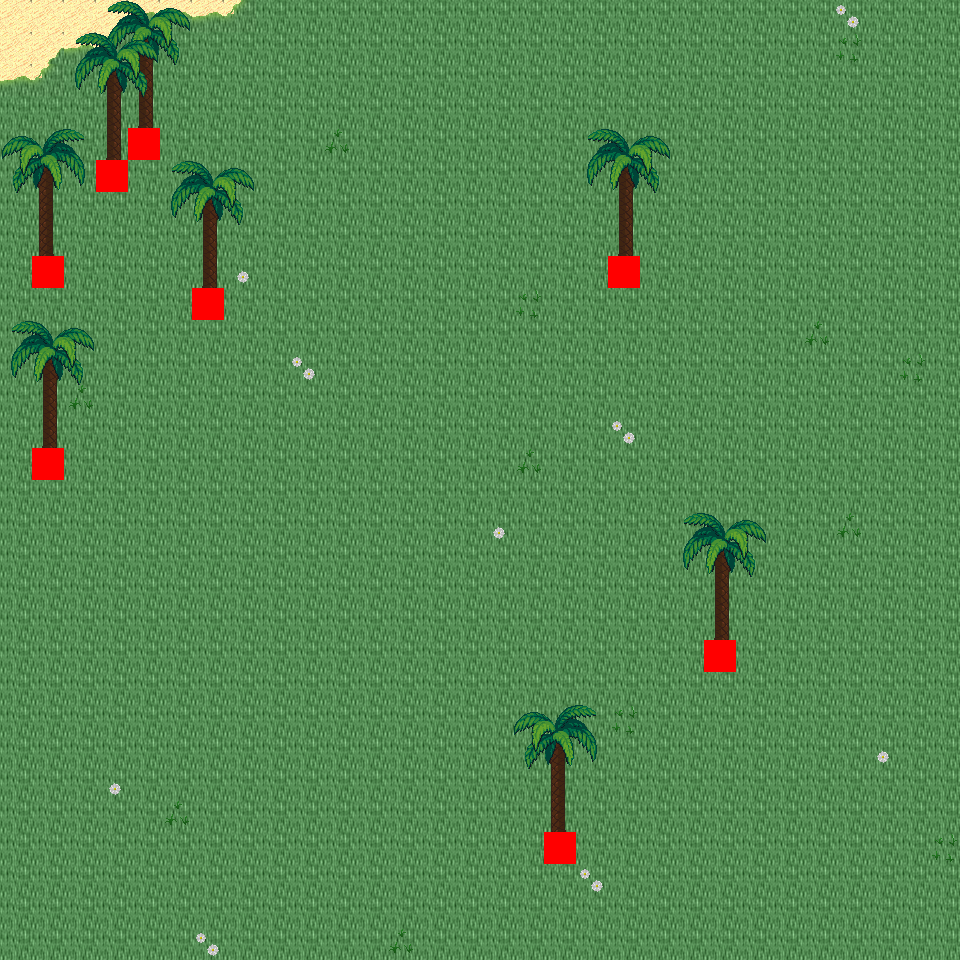

Rendered tile map (Tiled .tmx) drawn with the repository's tilesets; below, a short description and the map source with its tile grids summarised:
An orthogonal 30x30 tile map with 32x32 px tiles, 6 tile layers (Ground, Object, Object2, Above, ...), 57 tilesets and 4 objects (4x mapExit).

<map version="1.0" orientation="orthogonal" renderorder="right-down" width="30" height="30" tilewidth="32" tileheight="32" nextobjectid="5">
  <tileset firstgid="1" name="tileset_logic_collision" tilewidth="32" tileheight="32" tilecount="1" columns="1">
    <image source="../drawable/tileset_logic_collision.png" width="32" height="32" />
  </tileset>
  <tileset firstgid="2" name="tileset_ground_ground" tilewidth="32" tileheight="32" tilecount="33" columns="3">
    <image source="../drawable/tileset_ground_ground.png" width="96" height="352" />
  </tileset>
  <tileset firstgid="35" name="tileset_ground_water_pool" tilewidth="32" tileheight="32" tilecount="72" columns="3">
    <image source="../drawable/tileset_ground_water_pool.png" width="96" height="768" />
  </tileset>
  <tileset firstgid="107" name="tileset_furniture_carpet_plain_colours" tilewidth="32" tileheight="32" tilecount="10" columns="10">
    <image source="../drawable/tileset_furniture_carpet_plain_colours.png" width="320" height="32" />
  </tileset>
  <tileset firstgid="117" name="tileset_ground_brown_paving" tilewidth="32" tileheight="32" tilecount="2" columns="2">
    <image source="../drawable/tileset_ground_brown_paving.png" width="64" height="32" />
  </tileset>
  <tileset firstgid="119" name="tileset_ground_water_water" tilewidth="32" tileheight="32" tilecount="24" columns="3">
    <image source="../drawable/tileset_ground_water_water.png" width="96" height="256" />
  </tileset>
  <tileset firstgid="143" name="tileset_building_fence_fence_chunky" tilewidth="32" tileheight="32" tilecount="21" columns="3">
    <image source="../drawable/tileset_building_fence_fence_chunky.png" width="96" height="224" />
  </tileset>
  <tileset firstgid="164" name="tileset_ground_water_pool_corners" tilewidth="32" tileheight="32" tilecount="72" columns="3">
    <image source="../drawable/tileset_ground_water_pool_corners.png" width="96" height="768" />
  </tileset>
  <tileset firstgid="236" name="tileset_ground_grass_edges" tilewidth="32" tileheight="32" tilecount="36" columns="12">
    <image source="../drawable/tileset_ground_grass_edges.png" width="384" height="96" />
  </tileset>
  <tileset firstgid="272" name="tileset_ground_grass_corners" tilewidth="32" tileheight="32" tilecount="24" columns="6">
    <image source="../drawable/tileset_ground_grass_corners.png" width="192" height="128" />
  </tileset>
  <tileset firstgid="296" name="tileset_plant_grasses" tilewidth="32" tileheight="32" tilecount="6" columns="3">
    <image source="../drawable/tileset_plant_grasses.png" width="96" height="64" />
  </tileset>
  <tileset firstgid="302" name="tileset_plant_flower_daisy_white" tilewidth="32" tileheight="32" tilecount="8" columns="2">
    <image source="../drawable/tileset_plant_flower_daisy_white.png" width="64" height="128" />
  </tileset>
  <tileset firstgid="310" name="tileset_building_door_door_w" tilewidth="32" tileheight="32" tilecount="6" columns="2">
    <image source="../drawable/tileset_building_door_door_w.png" width="64" height="96" />
  </tileset>
  <tileset firstgid="316" name="tileset_building_wall_wood" tilewidth="32" tileheight="32" tilecount="16" columns="4">
    <image source="../drawable/tileset_building_wall_wood.png" width="128" height="128" />
  </tileset>
  <tileset firstgid="332" name="tileset_building_door_door_e" tilewidth="32" tileheight="32" tilecount="6" columns="2">
    <image source="../drawable/tileset_building_door_door_e.png" width="64" height="96" />
  </tileset>
  <tileset firstgid="338" name="tileset_ground_ground_2" tilewidth="32" tileheight="32" tilecount="4" columns="4">
    <image source="../drawable/tileset_ground_ground_2.png" width="128" height="32" />
  </tileset>
  <tileset firstgid="342" name="tileset_building_wall_stone" tilewidth="32" tileheight="32" tilecount="12" columns="3">
    <image source="../drawable/tileset_building_wall_stone.png" width="96" height="128" />
  </tileset>
  <tileset firstgid="354" name="tileset_building_wall_wall_brown" tilewidth="32" tileheight="32" tilecount="12" columns="3">
    <image source="../drawable/tileset_building_wall_wall_brown.png" width="96" height="128" />
  </tileset>
  <tileset firstgid="366" name="tileset_building_door_door_n" tilewidth="32" tileheight="32" tilecount="6" columns="3">
    <image source="../drawable/tileset_building_door_door_n.png" width="96" height="64" />
  </tileset>
  <tileset firstgid="372" name="tileset_building_church" tilewidth="32" tileheight="32" tilecount="56" columns="8">
    <image source="../drawable/tileset_building_church.png" width="256" height="224" />
  </tileset>
  <tileset firstgid="428" name="tileset_building_castle" tilewidth="32" tileheight="32" tilecount="320" columns="20">
    <image source="../drawable/tileset_building_castle.png" width="640" height="512" />
  </tileset>
  <tileset firstgid="748" name="tileset_plant_cactus" tilewidth="32" tileheight="32" tilecount="2" columns="1">
    <image source="../drawable/tileset_plant_cactus.png" width="32" height="64" />
  </tileset>
  <tileset firstgid="750" name="tileset_plant_stump_small_stump" tilewidth="32" tileheight="32" tilecount="4" columns="2">
    <image source="../drawable/tileset_plant_stump_small_stump.png" width="64" height="64" />
  </tileset>
  <tileset firstgid="754" name="tileset_furniture_carpet_rug_border" tilewidth="32" tileheight="32" tilecount="9" columns="3">
    <image source="../drawable/tileset_furniture_carpet_rug_border.png" width="96" height="96" />
  </tileset>
  <tileset firstgid="763" name="tileset_building_window_window_right" tilewidth="32" tileheight="32" tilecount="2" columns="2">
    <image source="../drawable/tileset_building_window_window_right.png" width="64" height="32" />
  </tileset>
  <tileset firstgid="765" name="tileset_item_statue_fairypool" tilewidth="32" tileheight="32" tilecount="16" columns="2">
    <image source="../drawable/tileset_item_statue_fairypool.png" width="64" height="256" />
  </tileset>
  <tileset firstgid="781" name="tileset_furniture_table_long_front_on" tilewidth="32" tileheight="32" tilecount="3" columns="1">
    <image source="../drawable/tileset_furniture_table_long_front_on.png" width="32" height="96" />
  </tileset>
  <tileset firstgid="784" name="tileset_building_decoration_blue_circle" tilewidth="32" tileheight="32" tilecount="4" columns="2">
    <image source="../drawable/tileset_building_decoration_blue_circle.png" width="64" height="64" />
  </tileset>
  <tileset firstgid="788" name="tileset_building_wall_bricked_edges" tilewidth="32" tileheight="32" tilecount="25" columns="5">
    <image source="../drawable/tileset_building_wall_bricked_edges.png" width="160" height="160" />
  </tileset>
  <tileset firstgid="813" name="tileset_item_corpse_skull_pale" tilewidth="32" tileheight="32" tilecount="2" columns="2">
    <image source="../drawable/tileset_item_corpse_skull_pale.png" width="64" height="32" />
  </tileset>
  <tileset firstgid="815" name="tileset_item_corpse_huge_animal" tilewidth="32" tileheight="32" tilecount="16" columns="2">
    <image source="../drawable/tileset_item_corpse_huge_animal.png" width="64" height="256" />
  </tileset>
  <tileset firstgid="831" name="tileset_item_sign_large" tilewidth="32" tileheight="32" tilecount="15" columns="5">
    <image source="../drawable/tileset_item_sign_large.png" width="160" height="96" />
  </tileset>
  <tileset firstgid="846" name="tileset_building_roof_yellow" tilewidth="32" tileheight="32" tilecount="20" columns="5">
    <image source="../drawable/tileset_building_roof_yellow.png" width="160" height="128" />
  </tileset>
  <tileset firstgid="866" name="tileset_building_roof_red" tilewidth="32" tileheight="32" tilecount="20" columns="5">
    <image source="../drawable/tileset_building_roof_red.png" width="160" height="128" />
  </tileset>
  <tileset firstgid="886" name="tileset_building_roof_green" tilewidth="32" tileheight="32" tilecount="20" columns="5">
    <image source="../drawable/tileset_building_roof_green.png" width="160" height="128" />
  </tileset>
  <tileset firstgid="906" name="tileset_building_roof_blue" tilewidth="32" tileheight="32" tilecount="20" columns="5">
    <image source="../drawable/tileset_building_roof_blue.png" width="160" height="128" />
  </tileset>
  <tileset firstgid="926" name="tileset_logic_creature_animal" tilewidth="32" tileheight="32" tilecount="32" columns="8">
    <image source="../drawable/tileset_logic_creature_animal.png" width="256" height="128" />
  </tileset>
  <tileset firstgid="958" name="tileset_logic_creature_golem" tilewidth="32" tileheight="32" tilecount="4" columns="4">
    <image source="../drawable/tileset_logic_creature_golem.png" width="128" height="32" />
  </tileset>
  <tileset firstgid="962" name="tileset_object_boat" tilewidth="32" tileheight="32" tilecount="42" columns="6">
    <image source="../drawable/tileset_object_boat.png" width="192" height="224" />
  </tileset>
  <tileset firstgid="1004" name="tileset_ground_water_pool_deep" tilewidth="32" tileheight="32" tilecount="72" columns="3">
    <image source="../drawable/tileset_ground_water_pool_deep.png" width="96" height="768" />
  </tileset>
  <tileset firstgid="1076" name="tileset_object_suspension_bridge" tilewidth="32" tileheight="32" tilecount="24" columns="3">
    <image source="../drawable/tileset_object_suspension_bridge.png" width="96" height="256" />
  </tileset>
  <tileset firstgid="1100" name="tileset_plant_tree_palm_trees" tilewidth="32" tileheight="32" tilecount="40" columns="4">
    <image source="../drawable/tileset_plant_tree_palm_trees.png" width="128" height="320" />
  </tileset>
  <tileset firstgid="1140" name="tileset_furniture_table_hotdog_stand" tilewidth="32" tileheight="32" tilecount="20" columns="4">
    <image source="../drawable/tileset_furniture_table_hotdog_stand.png" width="128" height="160" />
  </tileset>
  <tileset firstgid="1160" name="tileset_item_banners_banners" tilewidth="32" tileheight="32" tilecount="6" columns="2">
    <image source="../drawable/tileset_item_banners_banners.png" width="64" height="96" />
  </tileset>
  <tileset firstgid="1166" name="tileset_building_door_closed" tilewidth="32" tileheight="32" tilecount="1" columns="1">
    <image source="../drawable/tileset_building_door_closed.png" width="32" height="32" />
  </tileset>
  <tileset firstgid="1167" name="tileset_building_decoration_numbers" tilewidth="32" tileheight="32" tilecount="20" columns="2">
    <image source="../drawable/tileset_building_decoration_numbers.png" width="64" height="320" />
  </tileset>
  <tileset firstgid="1187" name="tileset_building_decoration_numbers_higher" tilewidth="32" tileheight="32" tilecount="2" columns="2">
    <image source="../drawable/tileset_building_decoration_numbers_higher.png" width="64" height="32" />
  </tileset>
  <tileset firstgid="1189" name="tileset_furniture_light_small_oil_lamp" tilewidth="32" tileheight="32" tilecount="8" columns="2">
    <image source="../drawable/tileset_furniture_light_small_oil_lamp.png" width="64" height="128" />
  </tileset>
  <tileset firstgid="1197" name="tileset_light_light_1x1" tilewidth="32" tileheight="32" tilecount="3" columns="3">
    <image source="../drawable/tileset_light_light_1x1.png" width="96" height="32" />
  </tileset>
  <tileset firstgid="1200" name="tileset_building_roof_straw" tilewidth="32" tileheight="32" tilecount="20" columns="5">
    <image source="../drawable/tileset_building_roof_straw.png" width="160" height="128" />
  </tileset>
  <tileset firstgid="1220" name="tileset_building_huts" tilewidth="32" tileheight="32" tilecount="338" columns="26">
    <image source="../drawable/tileset_building_huts.png" width="832" height="416" />
  </tileset>
  <tileset firstgid="1558" name="tileset_light_light_5x5" tilewidth="32" tileheight="32" tilecount="25" columns="5">
    <image source="../drawable/tileset_light_light_5x5.png" width="160" height="160" />
  </tileset>
  <tileset firstgid="1583" name="tileset_logic_item_sign" tilewidth="32" tileheight="32" tilecount="1" columns="1">
    <image source="../drawable/tileset_logic_item_sign.png" width="32" height="32" />
  </tileset>
  <tileset firstgid="1584" name="tileset_light_door_light" tilewidth="32" tileheight="32" tilecount="12" columns="3">
    <image source="../drawable/tileset_light_door_light.png" width="96" height="128" />
  </tileset>
  <tileset firstgid="1596" name="tileset_ground_sand_1" tilewidth="32" tileheight="32" tilecount="10" columns="2">
    <image source="../drawable/tileset_ground_sand_1.png" width="64" height="160" />
  </tileset>
  <tileset firstgid="1606" name="tileset_ground_sand_2" tilewidth="32" tileheight="32" tilecount="15" columns="5">
    <image source="../drawable/tileset_ground_sand_2.png" width="160" height="96" />
  </tileset>
  <tileset firstgid="1621" name="tileset_logic_creature_reptile" tilewidth="32" tileheight="32" tilecount="7" columns="7">
    <image source="../drawable/tileset_logic_creature_reptile.png" width="224" height="32" />
  </tileset>
  <layer name="Ground" width="30" height="30">
    <data>[900 cells, 900 non-empty, 2 distinct tile ids]</data>
  </layer>
  <layer name="Object" width="30" height="30">
    <data>[900 cells, 47 non-empty, 11 distinct tile ids]</data>
  </layer>
  <layer name="Object2" width="30" height="30">
    <data>[900 cells, 0 non-empty, 0 distinct tile ids]</data>
  </layer>
  <layer name="Above" width="30" height="30">
    <data>[900 cells, 104 non-empty, 28 distinct tile ids]</data>
  </layer>
  <layer name="Above2" width="30" height="30">
    <data>[900 cells, 8 non-empty, 8 distinct tile ids]</data>
  </layer>
  <layer name="Walkable" width="30" height="30">
    <data>[900 cells, 8 non-empty, 1 distinct tile ids]</data>
  </layer>
  <objectgroup name="MapEvents">
    <object id="1" name="north" type="mapExit" x="0" y="0" width="960" height="32">
      <properties>
        <property name="map" value="level_0_x259_y93" />
        <property name="x" value="0" />
        <property name="y" value="28" />
      </properties>
    </object>
    <object id="2" name="south" type="mapExit" x="0" y="928" width="960" height="32">
      <properties>
        <property name="map" value="level_0_x259_y95" />
        <property name="x" value="0" />
        <property name="y" value="1" />
      </properties>
    </object>
    <object id="3" name="west" type="mapExit" x="0" y="0" width="32" height="960">
      <properties>
        <property name="map" value="level_0_x258_y94" />
        <property name="x" value="28" />
        <property name="y" value="0" />
      </properties>
    </object>
    <object id="4" name="east" type="mapExit" x="928" y="0" width="32" height="960">
      <properties>
        <property name="map" value="level_0_x260_y94" />
        <property name="x" value="1" />
        <property name="y" value="0" />
      </properties>
    </object>
  </objectgroup>
</map>
